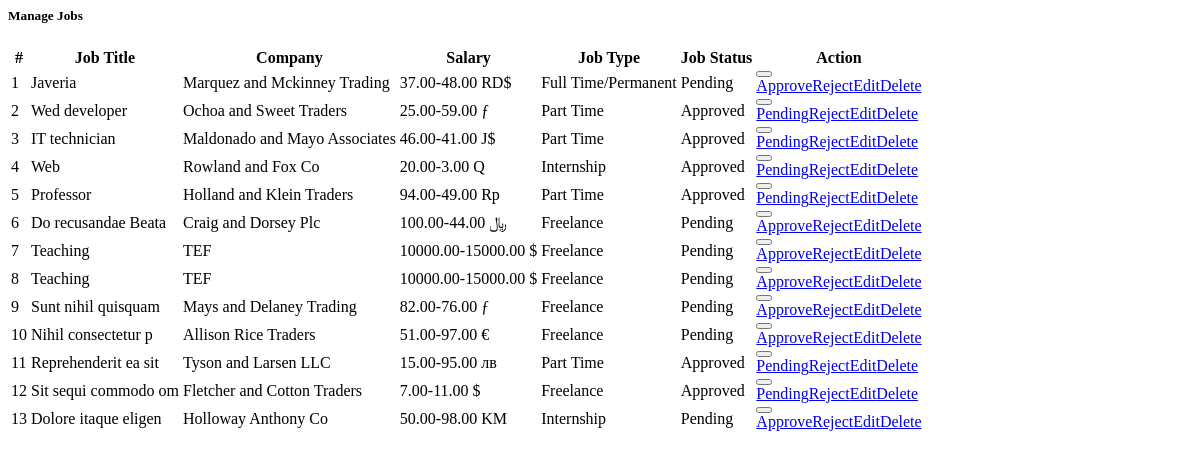
The page /pages/admin_manageJobs.php on the database as committed earlier.
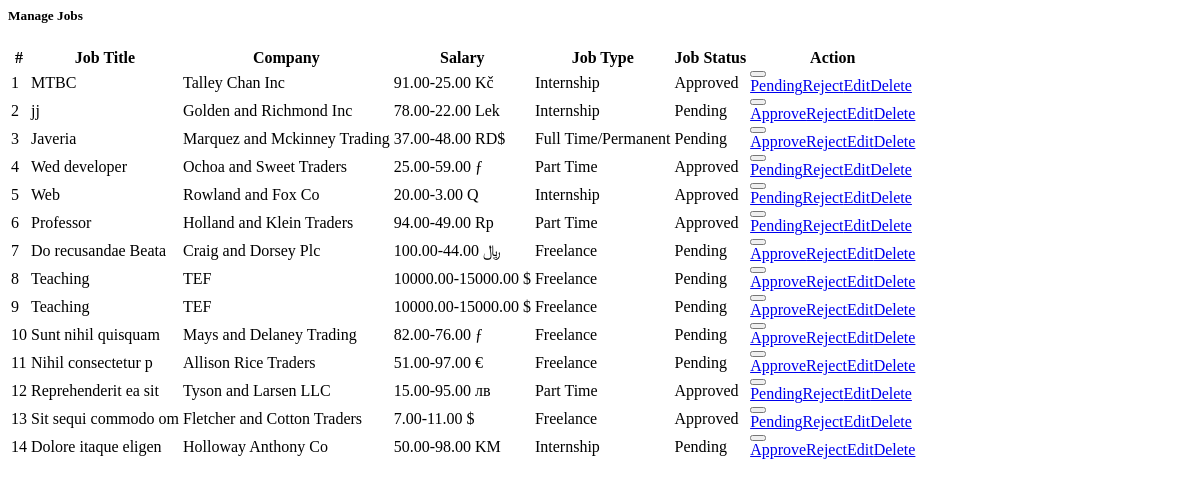
The same page on the database as committed later.
### tables this page shows
CREATE TABLE `jobs` (
  `id` int(11) NOT NULL,
  `title` varchar(255) DEFAULT NULL,
  `company_name` varchar(255) NOT NULL,
  `description` text DEFAULT NULL,
  `benefits` text DEFAULT NULL,
  `country_name` varchar(255) DEFAULT NULL,
  `state_name` varchar(255) DEFAULT NULL,
  `city_name` varchar(255) DEFAULT NULL,
  `salary_from` decimal(10,2) DEFAULT NULL,
  `salary_to` decimal(10,2) DEFAULT NULL,
  `salary_currency` varchar(10) DEFAULT NULL,
  `salary_period` varchar(255) DEFAULT NULL,
  `hide_salary` tinyint(1) DEFAULT NULL,
  `career_level` varchar(255) DEFAULT NULL,
  `functional_area` varchar(255) DEFAULT NULL,
  `job_type` varchar(255) DEFAULT NULL,
  `job_shift` varchar(255) DEFAULT NULL,
  `num_of_positions` int(11) DEFAULT NULL,
  `gender` varchar(50) DEFAULT NULL,
  `expiry_date` date DEFAULT NULL,
  `degree_level` varchar(255) DEFAULT NULL,
  `job_experience` varchar(255) DEFAULT NULL,
  `is_freelance` tinyint(1) DEFAULT NULL,
  `external_job` enum('yes','no') DEFAULT NULL,
  `job_link` varchar(255) DEFAULT NULL,
  `created_at` timestamp NOT NULL DEFAULT current_timestamp(),
  `status` enum('Active','Inactive','Rejected') NOT NULL DEFAULT 'Inactive'
);

### pages/admin_manageJobs.php (the view, shortened to what the changed rows need)
<?php
include('config.php');
$jobs = $conn->query("SELECT * FROM jobs ORDER BY id DESC");
?>
    <link rel="stylesheet" href="assets/bundles/datatables/DataTables-1.10.16/css/dataTables.bootstrap4.min.css">
 <section class="section">
            <div class="section-body">
                <div class="card card-primary">
                    <div class="card-body ">
                        <div class="table-responsive">
                            <table class="table table-striped" id="tableExport">
                                <thead>
                                    <tr>
                                        <th>#</th>
                                        <th>Job Title</th>
                                        <th>Company</th>
                                        <th>Salary</th>
                                        <th>Job Type</th>
                                        <th>Job Status</th>
                                        <th>Action</th>
                                    </tr>
                                </thead>
                                <tbody>
                                    <?php
                                    $i = 1;
                                    while ($row = $jobs->fetch_assoc()) {
                                        $status = isset($row['status']) && !empty($row['status']) ? ucfirst($row['status']) : 'Inactive';
                                        if ($status == 'Active') {
                                            $displayStatus = 'Approved';
                                            $badgeClass = 'success';
                                        } elseif ($status == 'Inactive') {
                                            $displayStatus = 'Pending';
                                            $badgeClass = 'warning';
                                        } else {
                                            $displayStatus = 'Rejected';
                                            $badgeClass = 'danger';
                                        }
                                        $salary = $row['salary_from'] && $row['salary_to'] ? $row['salary_from'] . '-' . $row['salary_to'] . ' ' . $row['salary_currency'] : 'N/A';
                                        echo "<tr>
                                            <td>{$i}</td>
                                            <td>" . htmlspecialchars($row['title']) . "</td>
                                            <td>" . htmlspecialchars($row['company_name']) . "</td>
                                            <td>{$salary}</td>
                                            <td>" . htmlspecialchars($row['job_type']) . "</td>
                                            <td><span class='badge badge-{$badgeClass}'>$displayStatus</span></td>
                                            <td class='text-nowrap'>
                                                <div class='dropdown'>
                                                    <button class='btn btn-light btn-sm dropdown-toggle' type='button' data-toggle='dropdown'>
                                                        <i class='fas fa-ellipsis-v'></i>
                                                    </button>
                                                    <div class='dropdown-menu'>
                                        ";
                                        if ($status != 'Active') {
                                            echo "<a class='dropdown-item status-btn' href='layout.php?page=admin_job_status&action=approve&id={$row['id']}'>Approve</a>";
                                        }
                                        if ($status != 'Inactive') {
                                            echo "<a class='dropdown-item status-btn' href='layout.php?page=admin_job_status&action=set_pending&id={$row['id']}'>Pending</a>";
                                        }
                                        if ($status != 'Rejected') {
                                            echo "<a class='dropdown-item status-btn' href='layout.php?page=admin_job_status&action=reject&id={$row['id']}'>Reject</a>";
                                        }
                                        echo "<a class='dropdown-item btn-edit'
                                                href='#'
                                                data-id='{$row['id']}'
                                                data-title='" . htmlspecialchars($row['title']) . "'
                                                data-company='" . htmlspecialchars($row['company_name']) . "'
                                                data-salary_from='{$row['salary_from']}'
                                                data-salary_to='{$row['salary_to']}'
                                                data-currency='{$row['salary_currency']}'
                                                data-job_type='{$row['job_type']}'
                                                data-status='{$row['status']}'>Edit</a>";
                                        echo "<a class='dropdown-item delete-btn' href='deleteJob.php?id={$row['id']}'>Delete</a>";
                                        echo "</div></div></td></tr>";
                                        $i++;
                                    }
                                    ?>
                                </tbody>
                            </table>
                        </div>
                    </div>
                </div>
            </div>
        </section>

Rows that differ between the two databases and show on the page:
removed jobs: title "IT technician", company_name "Maldonado and Mayo Associates", salary "46.00-41.00 J$", job_type "Part Time", status "Approved"
added jobs: title "MTBC", company_name "Talley Chan Inc", salary "91.00-25.00 Kč", job_type "Internship", status "Approved"
added jobs: title "jj", company_name "Golden and Richmond Inc", salary "78.00-22.00 Lek", job_type "Internship", status "Pending"
